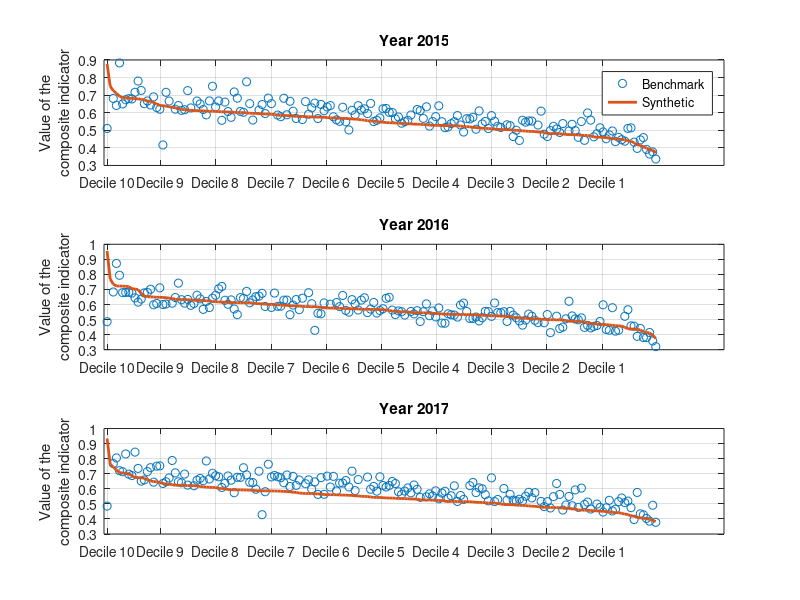

The MATLAB script that drew this image:
clc,clear,close all;
load('datos_Almudena_v4.mat');
load('DatosSimulaciones_v5.mat');
load('indicadores_sinteticos_v4.mat');
numero_municipios=178;
n_anios_sintetico_disponible=3;
n_anios=6;
indicador_sintetico_anexo_1_estimado=NaN(numero_municipios,n_anios);
X_quitada_nan=X;
X_quitada_nan(isnan(X_quitada_nan))=0;
valores_deciles=prctile([1:numero_municipios],[0:10:90])%como luego el orden es descendente,el decil 0 es el 10 y el 9 es el 1

for anio=1:n_anios
    indicador_sintetico_anexo_1_estimado(:,anio)=sum(X_quitada_nan(:,:,anio).*coeficientes_AyudasSociales',2);
end
%% Ajuste intercept OPT 1
indicador_sintetico_anexo_1_estimado=indicador_sintetico_anexo_1_estimado+intercept(1);
%% Los ordenamos
[indicador_sintetico_anexo_1_estimado_ordenado,orden]=sort(indicador_sintetico_anexo_1_estimado(:,1:3),1,'descend');
orden_bien_para_indexar=orden;
orden_bien_para_indexar(:,2)=size(orden,1)+orden(:,2);
orden_bien_para_indexar(:,3)=size(orden,1)*2+orden(:,3);
indicador_sintetico_anexo_1_ordenado=indicador_sintetico_anexo_1(orden_bien_para_indexar);
%%
%%Comparación sintetico vs estimado
for anio=1:n_anios_sintetico_disponible
    figure(2);
    subplot(n_anios_sintetico_disponible,1,anio)
    plot(indicador_sintetico_anexo_1_ordenado(:,anio),'o');
    hold on;
    plot(indicador_sintetico_anexo_1_estimado_ordenado(:,anio),'Linewidth',2);
    ylabel ({'Value of the', 'composite indicator'})
    grid on;
    if anio==1
        legend('Benchmark','Synthetic');
        title (sprintf('Year %d',2014+anio));
    else
        title (sprintf('Year %d',2014+anio));
    end
    xticks([valores_deciles]);
    ax = gca;
    xticklabels({'Decile 10','Decile 9','Decile 8','Decile 7','Decile 6','Decile 5','Decile 4','Decile 3','Decile 2','Decile 1'})
end